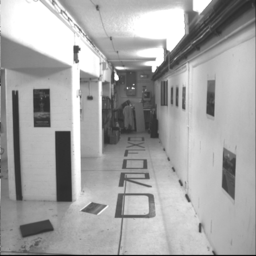
%> input picture LucasKanadeTracker/images/frame1.png, 256 x 256 px
$ octave LucasKanade.m   (GNU Octave 9; MATLAB toolbox functions it lacks are replaced by stand-ins)
%> lines starting %> are read from the running program, lines starting %| are printed output that depends on the picture
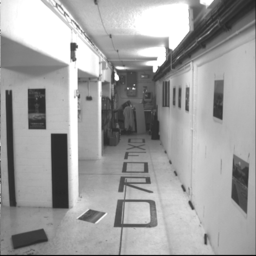
%> input picture LucasKanadeTracker/images/frame2.png, 256 x 256 px
### LucasKanadeTracker/generatePyramids.m
% Function generatePyrimids
% Generates downscaled pyramids from the provided images
% Each pyramid is half the size of the previous, and generated with a gaussian filter
% Note: level 1 is the original image.
% Layer L has the following dimensions: ceil(dim(L-1)/2)

% params i1: matrix of image1
% params i2: matrix of image2
% params numLevels: number of levels to create for the pyramid
% returns py1: hierachial pyramid of image1
% returns py2: hierachial pyramid of image2
function [py1, py2] = generatePyramids(i1, i2, numLevels)
%> called with numLevels = 4
    py1 = {i1};
%> py1 = 1 item
    py2 = {i2};
%> py2 = 1 item
    if numLevels > 1
        for k = 2:numLevels
            py1{k} = impyramid(py1{k-1}, 'reduce');
            py2{k} = impyramid(py1{k-1}, 'reduce');
        end
%> after the loop, py1 = 4 items; py2 = 4 items
    end
end

### LucasKanadeTracker/sparseLucasKanade.m
% Function sparseLucasKanade
% This function performs the hierachial Lucas Kanade algorithm on 2 images,
% without iterative warping
% Reference: robots.stanford.edu/cs223b04/algo_tracking.pdf
% Output: flow for i1

% params i1: image1, should be grayscale
% params i2: image2, should be grayscale
% params windowSize: size of window, suggested to be 5-15 by stanford docs
% returns flowX: final displacement of points in the X dimension from image1 to image2
% returns flowY: final displacement of points in the Y dimension from image1 to image2
function [flowX, flowY] = sparseLucasKanade(i1, i2, windowSize)
    % suggested by stanford docs
    pyramidLevels = 4;

    [py1, py2] = generatePyramids(i1, i2, pyramidLevels);
%> py1 = 4 items; py2 = 4 items

    % displacement of points in the X & Y dimensions
    % will be resized to i1's size by the end of algorithm
    flowX = zeros(size(py1{pyramidLevels}));
%> flowX: size 32x32 double; every value is 0
    flowY = zeros(size(py1{pyramidLevels}));

    for level = pyramidLevels:-1:1
        layerI1 = py1{level};
        layerI2 = py2{level};

        % project flowX & flowY on layerI2, with sublevel accuracy
        % as suggested by reference doc, use bilinear interpolation
        [layerHeight, layerWidth] = size(layerI2);
        % convenience fn to get a grid
        [X, Y] = meshgrid(1:layerWidth, 1:layerHeight);
        projectedI2 = interp2(layerI2, X+flowX, Y+flowY);
        % interp2 gives nan if sample point is out of the points provided
        % insert the original values there
        nanCoordinates = isnan(projectedI2);
        projectedI2(nanCoordinates) = layerI2(nanCoordinates);

        % optical flow for this layer
        [lFlowX, lFlowY] = opticalFlow(layerI1, projectedI2, windowSize, 0.1);
        flowX = flowX + lFlowX;
        flowY = flowY + lFlowY;

        % resize for next iteration
        if (level > 1)
            nextPyramidSize = size(py1{level-1});
            flowX = imresize(2.*flowX, nextPyramidSize, 'bilinear');
            flowY = imresize(2.*flowY, nextPyramidSize, 'bilinear');
        end
    end
%> this loop made 4 passes
%> nextPyramidSize on passes 1 to 3: [64 64], [128 128], [256 256]
%> pass 1, in sparseLucasKanade, `layerI1 = py1{level};`:
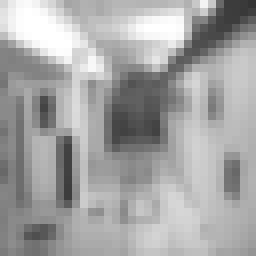
%> layerI1: size 32x32 double (shown 8 times larger); min 51.5, max 255, mean 165.2
%> pass 1, in opticalFlow, `i1_x = conv2(i1, dx, 'same');`:
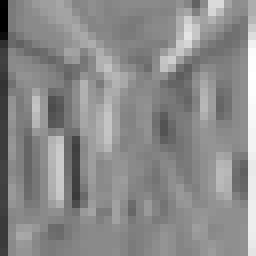
%> i1_x: size 32x32 double (shown 8 times larger); min -121.5, max 100.9, mean -0.4; drawn with min black and max white
%> pass 1, in opticalFlow, `i1_y = conv2(i1, dy, 'same');`:
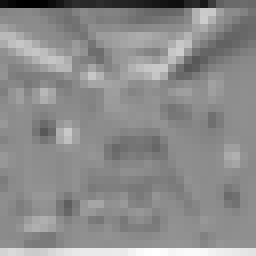
%> i1_y: size 32x32 double (shown 8 times larger); min -127, max 104.1, mean 0.2; drawn with min black and max white
%> after the loop:
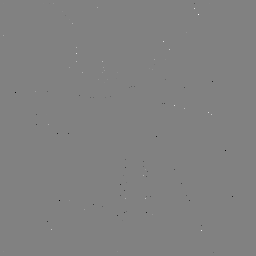
%> flowY: size 256x256 double; min -1.95, max 1.9, mean -0.00023; drawn with min black and max white
end

### LucasKanadeTracker/opticalFlow.m
% Function opticalFlow
% Calculates dense optical flow from i1 to i2
% Retention percentage determines whether we accept the flow at a point or not
% Refer to feature selection step for more info
% Retention percentage is usually 0.10 or 0.05 (and is different from the constant tau)
%
% Note for comments: 'window' is synonymous with 'aperture'

% params i1: image1
% params i2: image2
% params windowSize: size of the LK window
% params retentionPercentage: percentage of maxEigenvalue that minEigenvalue must be
% bigger or equal to for pixel to be kept
% returns flowX: displacement of points in the X dimension from image1 to image2
% returns flowY: displacement of points in the Y dimension from image1 to image2
function [flowX, flowY] = opticalFlow(i1, i2, windowSize, retentionPercentage)
    [height, width] = size(i1);
    flowX = zeros(size(i1));
    flowY = zeros(size(i1));

    % get I_x & I_y of all points in image 1 using the central difference operator
    dx = [-1 0 1]./2;
    dy = dx';
    i1_x = conv2(i1, dx, 'same');
    i1_y = conv2(i1, dy, 'same');

    minEigens = zeros(size(i1));

    borderLength = (windowSize-1)/2;

    % calculate flow for each point
    % ignore window region that lies outside of image
    for i = 1:height
        for j = 1:width
            % get I_x & I_y of image 1 in the integration window of point (i,j)
            w_x = i1_x(max(1, i-borderLength):min(height, i+borderLength), ...
                        max(1, j-borderLength):min(width, j+borderLength));
            w_y = i1_y(max(1, i-borderLength):min(height, i+borderLength), ...
                        max(1, j-borderLength):min(width, j+borderLength));

            % difference between i1 & i2 for integration window
            iDiff = i1(max(1, i-borderLength):min(height, i+borderLength), ...
                        max(1, j-borderLength):min(width, j+borderLength))  ...
                    -i2(max(1, i-borderLength):min(height, i+borderLength), ...
                        max(1, j-borderLength):min(width, j+borderLength));

            % double sum to sum all dimensions
            % G is Z in lecture notes
            b = [sum(sum(iDiff .* w_x)); sum(sum(iDiff .* w_y))];
            G = [sum(sum(w_x.^2)),sum(sum(w_x .* w_y));...
                sum(sum(w_x .* w_y)),sum(sum(w_y.^2))];

            % solve for flow
            flow = G\b;
            flowX(i,j) = flow(1);
            flowY(i,j) = flow(2);

            % store the min eigen values of G for feature selection
            [~, S, ~] = svd(G);
            eigenValues = [S(1,1) S(2,2)];
            minEigens(i, j) = min(eigenValues);
        end
    end

    % Feature selection step, (see section 3 of stanford paper)
    % this is actually equivalent to our corner detecter,
    % differences:
    % central difference operator to calculate gradient
    % use a more complex selection scheme to pick good features
    % This is actually the shi-tomasi corner detector.
    % http://aishack.in/tutorials/shitomasi-corner-detector/

    maxEigen = max(max(minEigens));
    pixelsToKeep = false(size(i1));
    % find pixels with minEigen larger than retentionPercentage of maxEigen & keep them
    % drop those
    for i = 1:height
        for j = 1:width
            shouldKeep = minEigens(i, j) >= (maxEigen*retentionPercentage);
            pixelsToKeep(i, j) = shouldKeep;
        end
    end

    % further filter the above pixels
    % if any non-zero pixel has a minEigen neighbor that is bigger than its eigen value, drop this pixel
    for i = 1:height
        for j = 1:width
            % only filter further if current pixel is already kept
            if (pixelsToKeep(i,j))

                neighbors = minEigens(max(1, i-1):min(i+1, height), ...
                                        max(1, j-1):min(j+1, width));

                % take min to fix edge case at corners & edges
                eigenHere = neighbors(min(i,2), min(j,2));
                neighbors(min(i,2), min(j,2)) = 0;

                neighborhoodMaxEigen = max(max(neighbors));
                % assume that no eigen value is equal
                shouldKeep = eigenHere > neighborhoodMaxEigen;
                pixelsToKeep(i, j) = shouldKeep;
            end
        end
    end

    % throw out bad points in the flow matrices
    for i = 1:height
        for j = 1:width
            shouldNotKeep = ~pixelsToKeep(i, j);
            if (shouldNotKeep)
                flowX(i, j) = 0;
                flowY(i, j) = 0;
            end
        end
    end
end

### LucasKanadeTracker/LucasKanade.m
% NOTE: Please be in CS4243-Lucas-Kanade directory before running this
% script. If strings of warning spews out, some Matlab functions may not
% have been loaded and the resultant image is erroneous. Please refer to
% images in `results` folder instead.

I1 = double(imread('LucasKanadeTracker/images/frame1.png'));
I2 = double(imread('LucasKanadeTracker/images/frame2.png'));

[u, v] = sparseLucasKanade(I1, I2, 7);
% [u,v] = opticalFlow(I1,I2,5, 0.05);
figure;
fig = subplot(1,1,1);
imagesc(I1);
colormap(gray);
hold on;

[height, width] = size(I1);
%> height = 256; width = 256
[x, y] = meshgrid(1:width, 1:height);
quiver(x, y, u, v, 50);
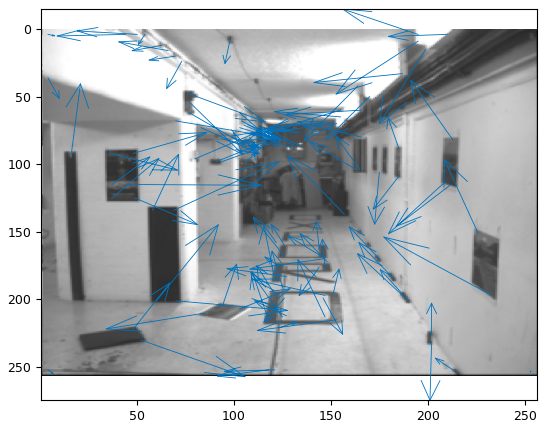
%> figure redrawn from the program's plot data

saveas(fig,'LucasKanadeTracker/results/sparseLK.jpg');
% saveas(fig,'LucasKanadeTracker/results/opticalFlow.jpg');
